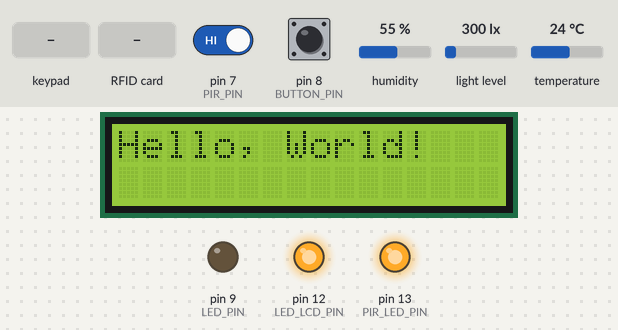
The sketch below on a simulated Arduino Mega 2560, built with avr-gcc and run on an emulated ATmega2560. Shown: 16×2 character LCD, output pins drawn as LEDs (lit = HIGH). The test bench sets the inputs (shaded band); at power-on: pin 7 (PIR_PIN) HIGH, pin 8 (BUTTON_PIN) HIGH, humidity 55 %, light level 300 lx, temperature 24 °C. Pins used as bus, display or sensor lines are not drawn; what the sketch prints to the serial monitor is not drawn.

Above: at 0.2 s.
1.4 s: keypad keys 2 2 2 4 2 6 2 8 pressed 1.487 s apart
At 11.1 s:
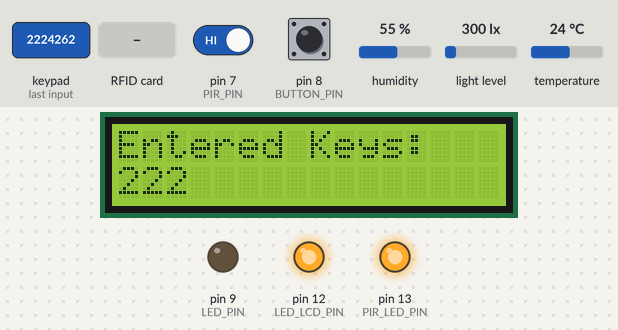
18.0 s: RFID card 5E 7A 19 C4 held to the reader
At 20.6 s:
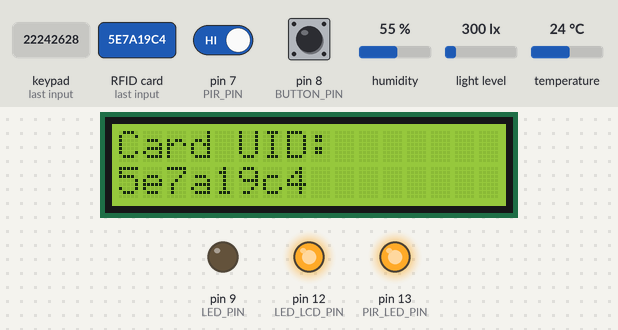
24.3 s: key 'A' pressed
At 30.2 s:
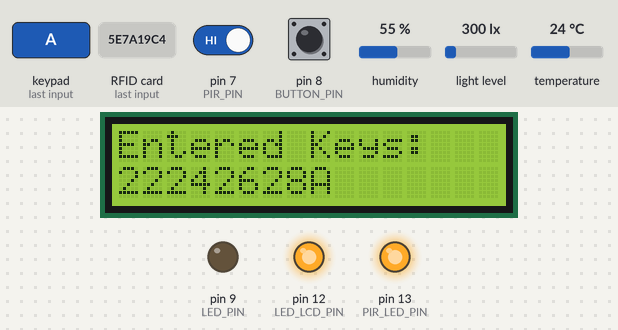
30.6 s: key 'B' pressed
At 33.7 s:
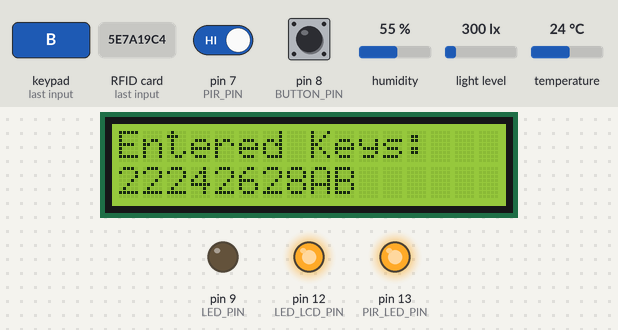
34.5 s: key 'C' pressed
At 36.9 s:
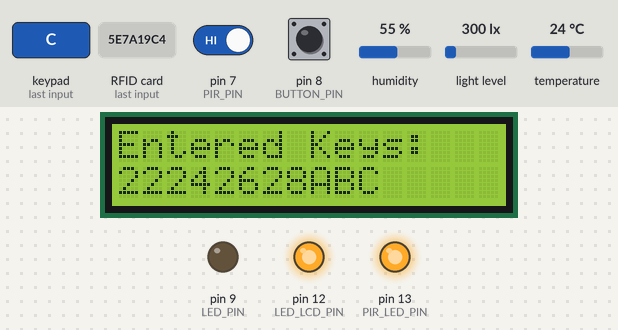
37.8 s: key '*' pressed
At 40.4 s:
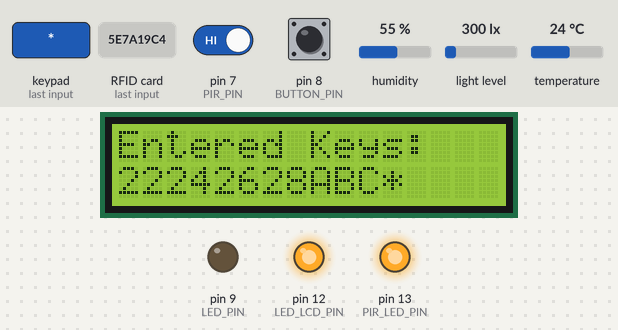
Timing chart, 0 to 41.9 s (numbered marks = the images above; inputs shaded):
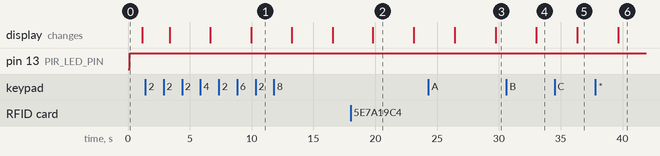

The sketch:

mega_test_uart.ino
```cpp
#include <SPI.h>
#include <DHT.h>
#include <ezButton.h>
#include <Wire.h>
#include <BH1750.h>
#include <LiquidCrystal.h>
#include <Keypad.h>
#include <MemoryFree.h>
#include <MFRC522.h>
#include <SoftwareSerial.h>

#define TX_PIN 14
#define RX_PIN 15

#define LED_LCD_PIN 12

#define LED_PIN 9
#define BUTTON_PIN 8

#define DHTPIN 6
#define DHTTYPE DHT11

#define RC522_SS_PIN 53
#define RC522_RST_PIN 49

#define PIR_PIN 7
#define PIR_LED_PIN 13


DHT dht(DHTPIN, DHTTYPE);
ezButton button(BUTTON_PIN);
BH1750 lightMeter;
LiquidCrystal lcd(A0, A1, A5, A4, A3, A2);
MFRC522 mfrc522(RC522_SS_PIN, RC522_RST_PIN);

SoftwareSerial mySerial(RX_PIN, TX_PIN); // RX, TX

const byte ROWS = 4;  // number of rows on the keypad
const byte COLS = 4;  // number of columns on the keypad

// Define the keymap
char keys[ROWS][COLS] = {
  { '1', '2', '3', 'A' },
  { '4', '5', '6', 'B' },
  { '7', '8', '9', 'C' },
  { '*', '0', '#', 'D' }
};

// Define the row and column pins
byte rowPins[ROWS] = { 22, 24, 26, 28 };
byte colPins[COLS] = { 30, 32, 34, 36 };
Keypad keypad = Keypad(makeKeymap(keys), rowPins, colPins, ROWS, COLS);


//  ##################################################
//  ###########       GLOBAL VARIABLES    ############
//  ##################################################

char buffer[256];                 // buffer to store UID data
unsigned long lastPrintTime = 0;  // time of last serial print

bool button_status = false;
bool led_status = false;

String enteredKeys = "";  // string variable to store the entered keys
String cardUID = "";

String noti, noti_2;

volatile float temperature, humidity;


//  ##################################################
//  ###########           SETUP           ############
//  ##################################################

void setup() {
  Serial.begin(115200);
  mySerial.begin(115200);
  SPI.begin();
  // pinMode(MISO, OUTPUT);  // Set MISO pin to output mode
  // pinMode(SS, INPUT);
  // button.setDebounceTime(100);
  // SPCR |= _BV(SPE);  //Turn on SPI in Slave Mode
  // // SPCR |= !(_BV(MSTR)); //Arduino is Slave
  // SPCR &= ~(_BV(MSTR));
  // // SPCR |= _BV(SPIE);                      //Turn on Interrupts
  // // SPI.attachInterrupt();

  dht.begin();
  Wire.begin();
  lightMeter.begin();

  lcd.begin(16, 2);
  lcd.print("Hello, World!");

  mfrc522.PCD_Init();

  pinMode(LED_PIN, OUTPUT);
  pinMode(LED_LCD_PIN, OUTPUT);
  digitalWrite(LED_LCD_PIN, HIGH);

  pinMode(PIR_PIN, INPUT);
  pinMode(PIR_LED_PIN, OUTPUT);
}

void loop() {
  button.loop();
  char key = keypad.getKey();
  float lux = lightMeter.readLightLevel();
  int PIR_STATE = digitalRead(PIR_PIN);

  // #####################################
  buttonUsage();
  digitalWrite(LED_PIN, led_status);

  // #####################################
  keypadUsage(key);

  // #####################################
  rfidUsage();

  // #####################################
  pirUsage(PIR_STATE);

  // Read the temperature and humidity values
  temperature = dht.readTemperature();
  humidity = dht.readHumidity();

  // #####################################
  // print the buffer to the serial monitor every 5 seconds
  // unsigned long currentTime = millis();
  // if (currentTime - lastPrintTime >= 1000 && buffer[0] != '\0') {
  //   Serial.print("Card UID: ");
  //   Serial.println(buffer);
  //   buffer[0] = '\0'; // clear the buffer
  //   lastPrintTime = currentTime; // update the last print time
  // }

  // if (mySerial.available()) {
  sendData(temperature, humidity, led_status, lux, enteredKeys, cardUID);
  // }

  // printLCD(temperature, humidity, led_status, lux, enteredKeys, cardUID);
  // loadLCD();
  if(!enteredKeys && !cardUID){
    noti = "";
    noti_2 = "";
  }
  printLCD(noti, noti_2);


  Serial.print("Temperature: ");
  Serial.print(temperature);
  Serial.print(" // Humidity: ");
  Serial.print(humidity);
  Serial.print(" // Led: ");
  Serial.print(led_status);
  Serial.print(" // Lux: ");
  Serial.print(lux);
  Serial.print(" // Keys: ");
  Serial.print(enteredKeys);
  Serial.print(" // Serial: ");
  Serial.println(cardUID);

  // Serial.print("freeMemory()=");
  // Serial.println(freeMemory());

  // delay(1000);  // Add a delay to avoid flooding the SPI bus
}


void sendData(float temperature, float humidity, int led_status, float lux, String keys, String serNum) {
  // Send a message to the master
  String message = String(temperature, 2) + "|" + String(humidity, 2) + "|" + String(led_status) + "|" + String(lux, 2) + "|" + keys + "|" + serNum;
  mySerial.print(message);
  Serial.println(message);
  delay(1000);
}


// void printLCD(float temp, float humid, float led_status, float lux, String keys, String serNum) {
//   String message = String(temp, 2) + "|" + String(humid, 2) + "|" + serNum;
//   String message_2 = String(led_status, 2) + "|" + String(lux, 2) + "|" + keys;
//   lcd.clear();
//   lcd.setCursor(0, 0);
//   lcd.print(message);
//   lcd.setCursor(0, 1);
//   lcd.print(message_2);
//   delay(50);
// }

// void loadLCD(){
//   if((!enteredKeys) && (!cardUID)){
//     noti = "";
//   }
//   else if(enteredKeys){
//     noti = "Entered Keys: " + String(enteredKeys);
//   }
//   else if(cardUID){
//     noti = "Card UID: " + String(cardUID);
//   }
// }

void printLCD(String message, String message_2) {
  lcd.clear();
  lcd.setCursor(0, 0);
  lcd.print(message);
  lcd.setCursor(0, 1);
  lcd.print(message_2);
  delay(50);
}

void buttonUsage() {
  if (button.isPressed() && button_status == false) {
    button_status = true;
    led_status = HIGH;
    Serial.println("Button pressed!");
  } else if (button.isPressed() && button_status == true) {
    button_status = false;
    led_status = LOW;
    Serial.println("Button pressed!");
  } else if (button.isReleased()) {
    Serial.println("Button released!");
  }
}


void pirUsage(int state) {
  if (state == HIGH) {
    digitalWrite(PIR_LED_PIN, HIGH);
    Serial.println("Motion detected!");
  } else {
    digitalWrite(PIR_LED_PIN, LOW);
    // Serial.println("Motion detected!");
  }
}


void keypadUsage(char key) {
  // If "#" button is pressed, clear the stored variable
  if (key == '#') {
    enteredKeys.remove(0);
    Serial.println("Variable cleared.");
    noti = "Entered Keys:";
    noti_2 = enteredKeys;
  }
  // If a key is pressed, add it to the entered keys string
  else if (key != '\0') {
    enteredKeys += key;
    Serial.print("ENTERED KEYS: ");
    Serial.println(enteredKeys);
    noti = "Entered Keys:";
    noti_2 = enteredKeys;
  }
}


void rfidUsage() {
  if (mfrc522.PICC_IsNewCardPresent() && mfrc522.PICC_ReadCardSerial()) {
    cardUID = "";
    for (byte i = 0; i < mfrc522.uid.size; i++) {
      cardUID += mfrc522.uid.uidByte[i] < 0x10 ? "0" : "";
      cardUID += String(mfrc522.uid.uidByte[i], HEX);
    }
    Serial.print("Card UID: ");
    Serial.println(cardUID);
    mfrc522.PICC_HaltA();
    mfrc522.PCD_StopCrypto1();
    noti = "Card UID:";
    noti_2 = cardUID;

  }
}
```

Measured:
- after the input at 1.4 s, the display: first changes after 2.0 s (image 1 shows a later state)
- after the input at 18.0 s, the display: changes after 1.8 s (image 2)
- after the input at 24.3 s, the display: first differs from a run without the input after 5.4 s (image 3)
- after the input at 30.6 s, the display: changes after 2.4 s (image 4)
- after the input at 34.5 s, the display: changes after 1.8 s (image 5)
- after the input at 37.8 s, the display: changes after 1.8 s (image 6)
- what the display in image 2 shows lasts 3.3 s, from 19.8 s to 23.1 s
